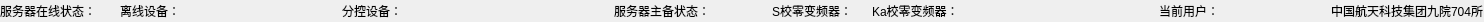
<?xml version="1.0" encoding="UTF-8"?>
<ui version="4.0">
 <class>StatusBarManagerWidget</class>
 <widget class="QWidget" name="StatusBarManagerWidget">
  <property name="geometry">
   <rect>
    <x>0</x>
    <y>0</y>
    <width>1484</width>
    <height>22</height>
   </rect>
  </property>
  <property name="windowTitle">
   <string>Form</string>
  </property>
  <layout class="QHBoxLayout" name="horizontalLayout_7">
   <property name="leftMargin">
    <number>0</number>
   </property>
   <property name="topMargin">
    <number>0</number>
   </property>
   <property name="rightMargin">
    <number>0</number>
   </property>
   <property name="bottomMargin">
    <number>0</number>
   </property>
   <item>
    <layout class="QHBoxLayout" name="horizontalLayout">
     <property name="spacing">
      <number>2</number>
     </property>
     <item>
      <widget class="QLabel" name="label">
       <property name="text">
        <string>服务器在线状态：</string>
       </property>
      </widget>
     </item>
     <item>
      <widget class="QLabel" name="serverOnlineLedLabel">
       <property name="minimumSize">
        <size>
         <width>16</width>
         <height>16</height>
        </size>
       </property>
       <property name="text">
        <string/>
       </property>
      </widget>
     </item>
    </layout>
   </item>
   <item>
    <layout class="QHBoxLayout" name="horizontalLayout_2">
     <item>
      <widget class="QLabel" name="label_3">
       <property name="text">
        <string>离线设备：</string>
       </property>
      </widget>
     </item>
     <item>
      <widget class="ScrollText" name="offlineDeviceScrollWidget" native="true">
       <property name="minimumSize">
        <size>
         <width>150</width>
         <height>0</height>
        </size>
       </property>
      </widget>
     </item>
    </layout>
   </item>
   <item>
    <layout class="QHBoxLayout" name="horizontalLayout_3">
     <item>
      <widget class="QLabel" name="label_4">
       <property name="text">
        <string>分控设备：</string>
       </property>
      </widget>
     </item>
     <item>
      <widget class="ScrollText" name="subCtrlDeviceScrollWidget" native="true">
       <property name="minimumSize">
        <size>
         <width>200</width>
         <height>0</height>
        </size>
       </property>
      </widget>
     </item>
    </layout>
   </item>
   <item>
    <layout class="QHBoxLayout" name="horizontalLayout_4">
     <item>
      <widget class="QLabel" name="label_2">
       <property name="text">
        <string>服务器主备状态：</string>
       </property>
      </widget>
     </item>
     <item>
      <widget class="QLabel" name="serverMasterLabel">
       <property name="enabled">
        <bool>true</bool>
       </property>
       <property name="minimumSize">
        <size>
         <width>50</width>
         <height>0</height>
        </size>
       </property>
       <property name="text">
        <string/>
       </property>
      </widget>
     </item>
    </layout>
   </item>
   <item>
    <layout class="QHBoxLayout" name="horizontalLayout_5">
     <property name="spacing">
      <number>2</number>
     </property>
     <item>
      <widget class="QLabel" name="label_7">
       <property name="text">
        <string>S校零变频器：</string>
       </property>
      </widget>
     </item>
     <item>
      <widget class="QLabel" name="sZeroCalibrationLabel">
       <property name="minimumSize">
        <size>
         <width>16</width>
         <height>16</height>
        </size>
       </property>
       <property name="text">
        <string/>
       </property>
      </widget>
     </item>
     <item>
      <widget class="QLabel" name="label_10">
       <property name="text">
        <string>Ka校零变频器：</string>
       </property>
      </widget>
     </item>
     <item>
      <widget class="QLabel" name="kaZeroCalibrationLabel">
       <property name="minimumSize">
        <size>
         <width>16</width>
         <height>16</height>
        </size>
       </property>
       <property name="text">
        <string/>
       </property>
      </widget>
     </item>
    </layout>
   </item>
   <item>
    <spacer name="horizontalSpacer">
     <property name="orientation">
      <enum>Qt::Horizontal</enum>
     </property>
     <property name="sizeHint" stdset="0">
      <size>
       <width>370</width>
       <height>20</height>
      </size>
     </property>
    </spacer>
   </item>
   <item>
    <layout class="QHBoxLayout" name="horizontalLayout_6">
     <item>
      <widget class="QLabel" name="label_5">
       <property name="text">
        <string>当前用户：</string>
       </property>
      </widget>
     </item>
     <item>
      <widget class="QLabel" name="currentUserLabel">
       <property name="minimumSize">
        <size>
         <width>100</width>
         <height>0</height>
        </size>
       </property>
       <property name="text">
        <string/>
       </property>
      </widget>
     </item>
    </layout>
   </item>
   <item>
    <widget class="QLabel" name="label_6">
     <property name="text">
      <string>中国航天科技集团九院704所</string>
     </property>
    </widget>
   </item>
  </layout>
 </widget>
 <customwidgets>
  <customwidget>
   <class>ScrollText</class>
   <extends>QWidget</extends>
   <header>ScrollText.h</header>
   <container>1</container>
  </customwidget>
 </customwidgets>
 <resources/>
 <connections/>
</ui>
